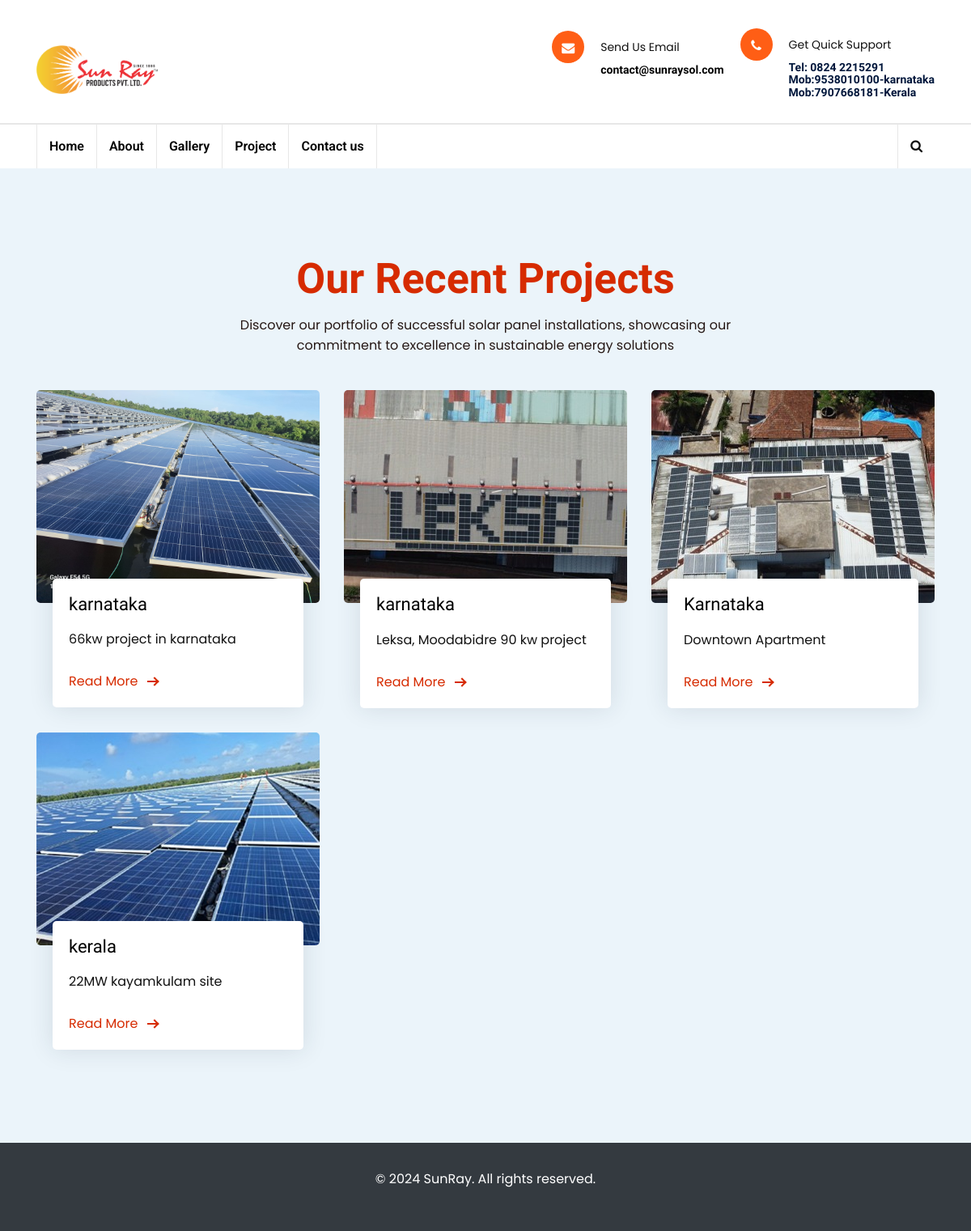
/projects/, run on the app's committed database.
### sunray/models.py (models this page shows, shortened)
class Project(models.Model):
    title = models.CharField(max_length=100)
    description = models.TextField()
    project_details = models.TextField(default='')
    image = models.ImageField(upload_to='projects')  # Assuming you upload images to 'media/projects'
    date_created = models.DateField(auto_now_add=True)

### sunray/views.py (the view)
# urls.py: path('projects/', views.project_list, name='project_list'),
def project_list(request):
    projects = Project.objects.all()
    return render(request, 'projects.html', {'projects': projects})

### templates/projects.html (shortened to what this page needs)
{% load static %}
<!DOCTYPE html>
<html lang="en">
<head>
    <link rel="stylesheet" type="text/css" href="{% static 'css/bootstrap.min.css' %}">
    <link rel="stylesheet" type="text/css" href="{% static 'css/fontawesome/css/font-awesome.min.css' %}">
    <link rel="stylesheet" type="text/css" href="https://cdnjs.cloudflare.com/ajax/libs/font-awesome/5.15.4/css/all.min.css">
    <link rel="stylesheet" type="text/css" href="{% static 'css/owl.carousel.min.css' %}">
    <link rel="stylesheet" type="text/css" href="{% static 'css/bootstrap-select.min.css' %}">
    <link rel="stylesheet" type="text/css" href="{% static 'css/magnific-popup.min.css' %}">
    <link rel="stylesheet" type="text/css" href="{% static 'css/loader.min.css' %}">
    <link rel="stylesheet" type="text/css" href="{% static 'css/stylet.css' %}">
    <link rel="stylesheet" type="text/css" href="{% static 'css/about.css' %}">
    <link rel="stylesheet" type="text/css" href="{% static 'css/service.css' %}">
    <link rel="stylesheet" type="text/css" href="{% static 'css/flaticon.min.css' %}">
    <link rel="stylesheet" type="text/css" href="{% static 'css/lc_lightbox.css' %}">
    <link rel="stylesheet" class="skin" type="text/css" href="{% static 'css/skin/skin-1.css' %}">
    <link rel="stylesheet" type="text/css" href="{% static 'css/switcher.css' %}">
<link href="https://maxcdn.bootstrapcdn.com/font-awesome/4.7.0/css/font-awesome.min.css" rel="stylesheet" />
    <link rel="stylesheet" type="text/css" href="{% static 'plugins/revolution/revolution/css/settings.css' %}">
    <link rel="stylesheet" type="text/css" href="{% static 'plugins/revolution/revolution/css/navigation.css' %}">
</head>
<body>
<div>
<div>
    <header class="site-header header-style-11  mobile-sider-drawer-menu">
        <div class="header-style-11-content">
             <div class="header-middle-wraper">
                <div class="container">
                    <div class="header-middle d-flex justify-content-between align-items-center">
                        <div class="logo-header pt-3 pb-3 ">
                            <div class="logo-header-inner logo-header-one">
                                <a href="{% url 'index' %}">
                                    <img src="{% static 'images/extra/logo.png' %}" alt="">
                                </a>
                            </div>
                        </div>
                        <div class="header-info-wraper">
                            <div class="header-info">
                                <ul>
                                    <li>
                                    <li>
                                        <div class="wt-icon-box-wraper left">
                                            <div class="wt-icon-box-xs site-bg-primary radius">
                                                <span class="icon-cell site-text-white"><i class="fa fa-envelope"></i></span>
                                            </div>
                                            <div class="icon-content">
                                                <p style="text-align: left;font-size: 14px;">Send Us Email</p>
                                                <h4 class="wt-tilte">  <a href="mailto:contact@sunraysol.com">contact@sunraysol.com</a></h4>
                                              <br>
                                            </div>
                                        </div>
                                    </li>
                                    <li>
                                        <div class="wt-icon-box-wraper left">
                                            <div class="wt-icon-box-xs site-bg-primary radius">
                                                <span class="icon-cell site-text-white"><i class="fa fa-phone"></i></span>
                                            </div>
                                            <div class="icon-content">
                                                <p style="text-align: left;font-size: 14px;">Get Quick Support </p>
                                                <h4 class="wt-tilte" style="text-align: left" >Tel: 0824 2215291 <br>Mob:9538010100-karnataka<br>
                                                Mob:7907668181-Kerala</h4>
                                            </div>
                                        </div>
                                    </li>
                                </ul>
                            </div>
                        </div>
                    </div>
                </div>
             </div>
            <div class="header-bottom">
                <div class="sticky-header main-bar-wraper  navbar-expand-lg">
                    <div class="main-bar header-bottom">
                        <div class="container-block clearfix">
                            <div class="navigation-bar">
                                <div class="nav-animation header-nav navbar-collapse collapse d-flex justify-content-between">
                                    <ul class="nav navbar-nav">
                                        <li><a href="{% url 'index' %}">Home</a>
                                        </li>
                                        <li><a href="{% url 'about' %}">About</a>
                                        </li>
                                        <li><a href="{% url 'services' %}">Gallery</a>
                                        </li>
                                        <li><a href="{% url 'project_list' %}">Project</a></li>
                                        <li><a href="{% url 'contacts' %}">Contact us</a></li>
                                    </ul>
                                </div>
                                <div class="extra-nav header-1-nav">
                                    <div class="extra-cell two">
                                        <div class="extra-cell one">
                                            <div class="header-search">
                                                <a href="#search-two" class="header-search-icon"><i class="fa fa-search"></i></a>
                                            </div>
                                        </div>
                                    </div>
                                </div>
                            </div>
                        </div>
                    </div>
                </div>
            </div>
        </div>
    </header>
    </div>
<section class="section gray-bg" id="blog">
    <div class="container">
        <div class="row justify-content-center">
            <div class="col-lg-7 text-center">
                <div class="section-title">
                    <h2 id="heading">Our Recent Projects</h2>
                    <p id="paragraph">Discover our portfolio of successful solar panel installations, showcasing our commitment to excellence in sustainable energy solutions</p>
                </div>
            </div>
        </div>
        <div class="row">
            {% for project in projects %}
            <div class="col-lg-4">
                <div class="blog-grid">
                    <div class="blog-img">
                        <a href="{% url 'project_detail' pk=project.pk %}">
                            <img src="{{ project.image.url }}" title="{{ project.title }}" alt="{{ project.title }}">
                        </a>
                    </div>
                    <div class="blog-info">
                        <h5><a href="{% url 'project_detail' pk=project.pk %}">{{ project.title }}</a></h5>
                        <p>{{ project.description }}</p>
                        <div class="btn-bar">
                            <a href="{% url 'project_detail' pk=project.pk %}" class="px-btn-arrow">
                                <span>Read More</span>
                                <i class="arrow"></i>
                            </a>
                        </div>
                    </div>
                </div>
            </div>
            {% endfor %}
        </div>
    </div>
</section>
<footer class="bg-dark text-white py-4">
  <div class="container text-center">
    <p>&copy; 2024 SunRay. All rights reserved.</p>
  </div>
</footer>
</body>
</html>

### static/css/about.css (style rules this page uses)
body { margin-top:20px; }
body { margin-top: 20px; }
.section { padding: 100px 0; position: relative; }
.gray-bg { background-color: #ebf4fa; }
h2 { margin-top: 0.5rem; margin-bottom: 0.5rem; }
p { padding-top: 0.5rem; padding-bottom: 0.5rem; line-height: 25px; }
.wt-icon-box-wraper .wt-icon-box-xs .icon-cell i { font-size: 16px; }
.wt-icon-box-wraper .icon-content p { font-size: 12px; }
.wt-icon-box-wraper .icon-content h4 { font-size: 14px; }

### static/css/service.css (style rules this page uses)
body { margin-top:20px; }
.section { padding: 100px 0; position: relative; }
.gray-bg { background-color: #ebf4fa; }
.blog-grid { margin-top: 15px; margin-bottom: 15px; }
.blog-grid .blog-img { position: relative; border-radius: 5px; overflow: hidden; }
.blog-grid .blog-info { box-shadow: 0 0 30px rgba(31, 45, 61, 0.125); border-radius: 5px; background: #ffffff; padding: 20px; margin: -30px 20px 0; position: relative; }
.blog-grid .blog-info h5 { font-size: 22px; font-weight: 500; margin: 0 0 10px; }
.blog-grid .blog-info h5 a { color: #000000; }
.blog-grid .blog-info p { margin: 0; }
.blog-grid .blog-info .btn-bar { margin-top: 20px; }
.px-btn-arrow { padding: 0 50px 0 0; line-height: 20px; position: relative; display: inline-block; color: #d62b00; -moz-transition: ease all 0.3s; -o-transition: ease all 0.3s; -webkit-transition: ease all 0.3s; transition: ease all 0.3s; }
.px-btn-arrow .arrow { width: 13px; height: 2px; background: currentColor; display: inline-block; position: absolute; top: 0; bottom: 0; margin: auto; right: 25px; -moz-transition: ease right 0.3s; -o-transition: ease right 0.3s; -webkit-transition: ease right 0.3s; transition: ease right 0.3s; }
.px-btn-arrow .arrow:after { width: 8px; height: 8px; border-right: 2px solid currentColor; border-top: 2px solid currentColor; content: ""; position: absolute; top: -3px; right: 0; display: inline-block; -moz-transform: rotate(45deg); -o-transform: rotate(45deg); -ms-transform: rotate(45deg); -webkit-transform: rotate(45deg); transform: rotate(45deg); }
#heading { color:#d62b00; }
#paragraph { color:#251714 }

### static/css/skin/skin-1.css (style rules this page uses)
.left .wt-small-separator div.sep-leaf-right::before, .left .wt-small-separator div.sep-leaf-left::before, .center .wt-small-separator div.sep-leaf-right::before, .center .wt-small-separator div.sep-leaf-left::before, .footer-dark .social-icons li a, .pricingtable-highlight, .icon-font-block, .service-side-btn a.btn-block:hover, .project-img-effect-1, .owl-carousel .owl-dots .owl-dot.active span, .owl-carousel .owl-dots .owl-dot:hover span, .owl-prev:hover, .owl-prev:active, .owl-prev:focus, .owl-next:hover, .owl-next:active, .owl-next:focus, .header-style-2 .top-bar .wt-topbar-info li:first-child::before, .header-style-2 .header-nav-request a, .all_services ul li a:hover, .all_services ul li a.active, .service-border-box:hover::before, .site-bg-primary, .wt-tabs.bg-tabs .nav-tabs > li > a,.site-list-style-two li::after,.search-bx button,.site-list-style-one li::after,.since-year strong, .date-style-2 .wt-post-meta ul li.post-category span,.blog-post blockquote,.your-order-list ul li:last-child,.header-style-1 .header-nav .nav > li:hover > a,.header-style-1 .top-bar .wt-topbar-info li:first-child::before,.header-style-1 .header-nav-request a,.services-section-content-right,.testimonial-1-content-outer::after,.play-now .icon,.header-style-3 .top-bar .wt-topbar-info li:first-child::before,.header-style-3 .header-nav-request a,.h-category,.animate_line:hover::after, .animate_line:hover::before,.hover-effect-content .mfp-link:hover,.header-style-4 .header-nav-request a, .date-style-3 .wt-post-meta ul li.post-category span, .site-list-style-one-new li::after, .about-max-two::after, .card1::before, .project-box-style1 .project-view .project-view-btn i, .latest-blog-3.large-date .post-date,.description-list li i,.sr-btn-filter-wrap li.btn-active.sr-btn-circle,.post-style-12 .wt-post-info::before,#search-two .close,.service-icon-box-three:hover,.half-wide-bg,.header-style-11.bg-half-block-bar .header-middle::after,.wt-team-2 .team-social-icon li a,.ls-circle,.project-new-2 .project-new-content2 span,.project-new-2 .project-view .project-view-btn i { background-color:#ff5e15 ; }

### data on the page
Project: image (picture), title "karnataka", description "66kw project in karnataka"
Project: image (picture), title "karnataka", description "Leksa, Moodabidre 90 kw project"
Project: image (picture), title "Karnataka", description "Downtown Apartment"
Project: image (picture), title "kerala", description "22MW kayamkulam site"
